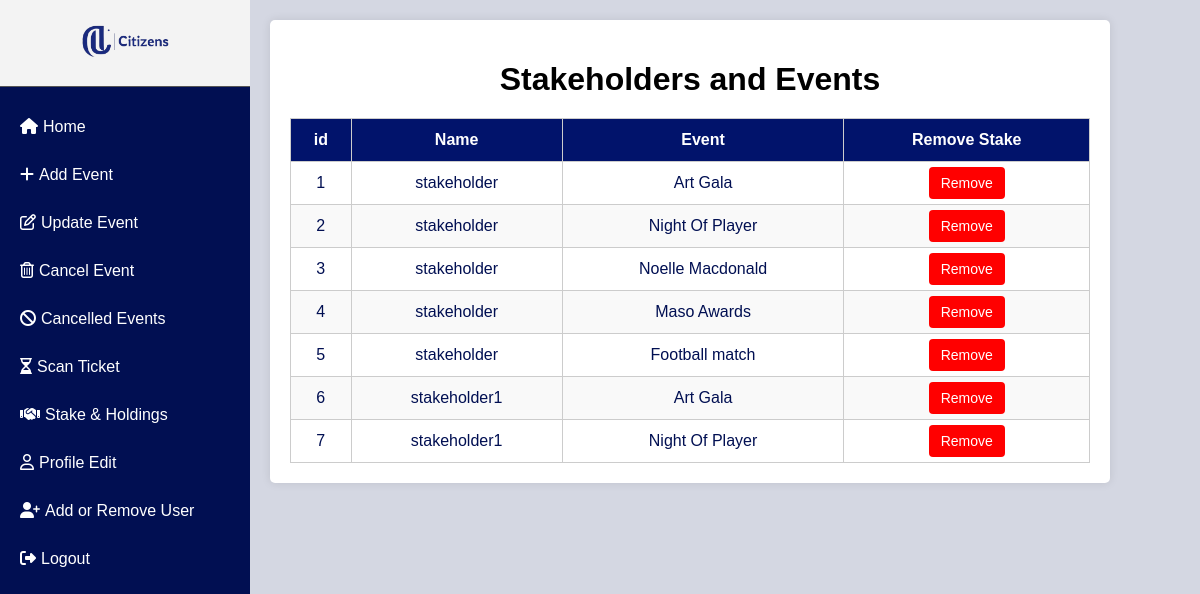
Screenshot of /admin/view_stakes.php (signed in) with the database file from the repository.
### tables this page shows
CREATE TABLE `stakeholder_stake` (
  `id` int(11) NOT NULL,
  `name` varchar(50) NOT NULL,
  `event` varchar(50) NOT NULL
);

### admin/view_stakes.php (the view, shortened to what this page needs)
<?php
  include("common/conn.php");
?>
<!DOCTYPE html>
<html lang="en">
<head>
  <link rel="stylesheet" href="css/cancel_event.css">
  <link rel="stylesheet" href="../assets/fontawesome/css/all.css">
  <link rel="stylesheet" href="common/sidemenu.css">
</head>
<body>
  <?php
    include("common/sidemenu.php");
  ?>
  <div class="main-content">
    <div class="cancel-event-page">
      <h1>Stakeholders and Events</h1>
      <table>
        <thead>
          <tr>
            <th>id</th>
            <th>Name</th>
            <th>Event</th>
            <th>Remove Stake</th>
          </tr>
        </thead>
        <tbody>
  <?php
  $query = "SELECT * FROM stakeholder_stake ORDER BY name ASC";
  $results = mysqli_query($conn, $query);
  $id = 0;
  foreach($results as $result){
?>
          <tr>
            <td><?php echo ++$id; ?></td>
            <td><?php echo $result['name']; ?></td>
            <td><?php echo $result['event']; ?></td>
            <td><a class="btn" href="remove_stake.php?id=<?php echo $result['id']; ?>">Remove</a></td>
          </tr>
<?php
} ?>
        </tbody>
      </table>
    </div>
  </div>
</body>
</html>

### admin/css/cancel_event.css (style rules this page uses)
body { font-family: Arial, sans-serif; margin: 0; padding: 0; background-color: rgb(212, 215, 226); }
.main-content { margin-left: 250px; padding: 20px; background-color: rgb(212, 215, 226); width: 70%; position: absolute; top: 0; }
.cancel-event-page { max-width: 800px; margin: 0 auto; background-color: #fff; padding: 20px; border-radius: 5px; box-shadow: 0 0 10px rgba(0, 0, 0, 0.1); }
.cancel-event-page h1 { text-align: center; margin-bottom: 20px; }
table { width: 100%; border-collapse: collapse; }
table th, table td { border: 1px solid #ccc; padding: 8px; text-align: center; }
table th { background-color: #01136b; color: #fff; }
table td { color: #010f52; margin: 10px auto; }
table tbody tr:nth-child(even) { background-color: #f9f9f9; }
table th, table td:last-child { text-align: center; }
table td .btn { padding: 8px 12px; border: none; border-radius: 4px; background-color: #ff0000; color: #fff; cursor: pointer; font-size: 14px; }

### admin/view_stakes.php (style rules this page uses)
table th, table td { border: 1px solid #ccc; padding: 12px 8px; text-align: center; }
.btn { padding: 8px 12px; border: none; border-radius: 4px; background-color: Crimson; color: #fff; cursor: pointer; font-size: 14px; text-decoration: none; }

### rows the page displays
stakeholder_stake: name "stakeholder", event "Art Gala"
stakeholder_stake: name "stakeholder", event "Night Of Player"
stakeholder_stake: name "stakeholder", event "Noelle Macdonald"
stakeholder_stake: name "stakeholder", event "Maso Awards"
stakeholder_stake: name "stakeholder", event "Football match"
stakeholder_stake: name "stakeholder1", event "Art Gala"
stakeholder_stake: name "stakeholder1", event "Night Of Player"
